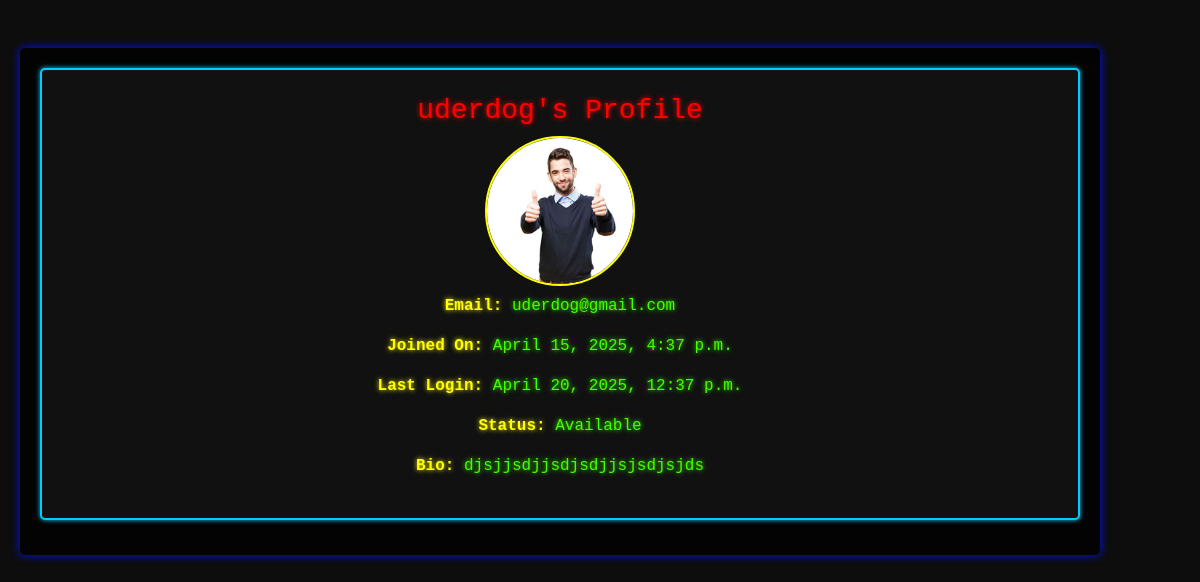
The page /accounts/profile/uderdog/ on the database its author committed.
### accounts/models.py (models this page shows, shortened)
class Profile(models.Model):
    user = models.OneToOneField(User, on_delete=models.CASCADE)
    profile_picture = models.ImageField(upload_to='profile_pics/', default='default_profile.png')
    created_at = models.DateTimeField(auto_now_add=True)  # Adds the created_at field
    status = models.CharField(max_length=20, choices=[('Busy', 'Busy'), ('Available', 'Available')], default='Available')
    bio = models.TextField(blank=True, null=True)

### accounts/views.py (the view)
# urls.py: path('profile/<str:username>/', views.profile, name='profile'),
def profile(request, username=None):
    if username:
        user_profile = get_object_or_404(Profile, user__username=username)
    else:
        user_profile = Profile.objects.get_or_create(user=request.user)[0]
    if request.method == 'POST':
        form = ProfileUpdateForm(request.POST, request.FILES, instance=user_profile)
        if form.is_valid():
            form.save()
            return redirect('/accounts/profile/', username=user_profile.user.username)
    else:
        form = ProfileUpdateForm(instance=user_profile)
    return render(request, 'profile.html', {
        'form': form,
        'profile': user_profile,
        })

### accounts/templates/profile.html (shortened to what this page needs)
{% load static %}
{%block head%}
<link rel="stylesheet" href="{% static 'css/bootstrap.min.css' %}">
<link rel="stylesheet" href="{% static 'pwn.css' %}">
{%endblock%}
{% block content %}
<div class="container mt-5">
    <div class="card shadow p-4">
        <h3 class="text-center">{{ profile.user.username }}'s Profile</h3>
        <div class="text-center">
            <img src="{{ profile.profile_picture.url }}" class="rounded-circle " width="150" height="150">
            <p><strong>Email:</strong> {{ profile.user.email }}</p>
            <p><strong>Joined On:</strong> {{ profile.user.date_joined }}</p>
            <p><strong>Last Login:</strong> {{ profile.user.last_login }}</p>
            <p><strong>Status:</strong> {{ profile.status }}</p>
            <p><strong>Bio:</strong> {{ profile.bio }}</p>
        </div>
    </div>
</div>
{% endblock %}

### static/pwn.css (style rules this page uses)
.container { width: 90%; max-width: 1200px; margin: 20px; padding: 20px; background: rgba(0, 0, 0, 0.8); box-shadow: 0 0 10px #0011ff; border-radius: 5px; }
h3 { color: #ff0000; text-shadow: 0 0 5px #ff0000; }
p { color: #44ff00; text-shadow: 0 0 5px #44ff00; }
strong, li { color: #ffff00; text-shadow: 0 0 5px #ffff00; }
.card { background: #111; padding: 15px; border: 2px solid #00ccff; box-shadow: 0 0 5px #00ccff; border-radius: 5px; margin-bottom: 15px; }

### accounts/templates/profile.html (style rules this page uses)
img { border-width: 2px; border-style: solid; color: #ffff00; }

### rows shown on the page
Profile: user.username "uderdog", profile_picture (picture), user.email "uderdog@gmail.com", user.date_joined "April 15, 2025, 4:37 p.m.", user.last_login "April 20, 2025, 12:37 p.m.", status "Available", bio "djsjjsdjjsdjsdjjsjsdjsjds"
